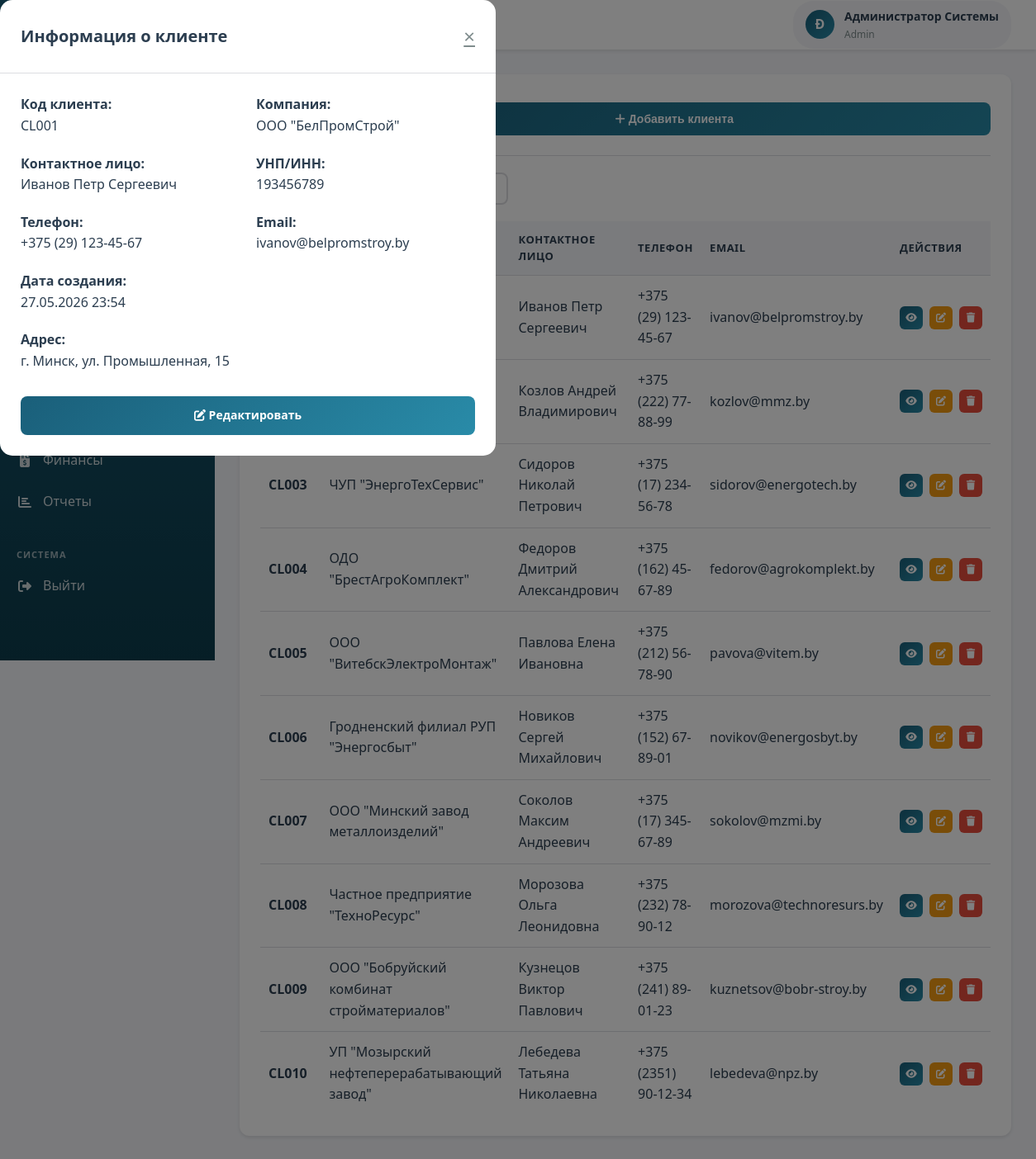
Page /modules/clients/index.php?view=1 (signed in) on the committed database.
### tables this page shows
CREATE TABLE clients (
    id INT AUTO_INCREMENT PRIMARY KEY,
    client_code VARCHAR(50) NOT NULL UNIQUE,
    company_name VARCHAR(200),
    contact_person VARCHAR(100),
    inn VARCHAR(20),
    address TEXT,
    phone VARCHAR(20),
    email VARCHAR(100),
    website VARCHAR(200),
    payment_terms TEXT,
    created_at TIMESTAMP DEFAULT CURRENT_TIMESTAMP,
    updated_at TIMESTAMP DEFAULT CURRENT_TIMESTAMP ON UPDATE CURRENT_TIMESTAMP
);

### includes/config.php (called while the page is built, shortened)
<?php
function isLoggedIn() {
    return isset($_SESSION['user_id']) && isset($_SESSION['user_role']);
}
function hasRole($allowedRoles) {
    return in_array($_SESSION['user_role'], $allowedRoles);
}
?>

### modules/clients/index.php (the view, shortened to what this page needs)
<?php
require_once '../../includes/config.php';
$pdo = getDBConnection();
if (isset($_GET['view'])) {
    try {
        $clientId = (int)$_GET['view'];
        $stmt = $pdo->prepare("SELECT * FROM clients WHERE id = :id");
        $stmt->execute([':id' => $clientId]);
        $viewClient = $stmt->fetch();
    } catch (PDOException $e) {
        $error = 'Ошибка загрузки данных клиента';
        error_log($e->getMessage());
    }
}
try {
    $stmt = $pdo->query("SELECT * FROM clients ORDER BY created_at DESC");
    $clients = $stmt->fetchAll();
} catch (PDOException $e) {
    $error = 'Ошибка загрузки данных';
    $clients = [];
}
$userFullName = $_SESSION['full_name'];
$initials = strtoupper(substr($userFullName, 0, 1));
?>
<!DOCTYPE html>
<html lang="ru">
<head>
    <link rel="stylesheet" href="../../assets/css/style.css">
    <link rel="stylesheet" href="https://cdnjs.cloudflare.com/ajax/libs/font-awesome/6.4.0/css/all.min.css">
</head>
<body>
    <div class="dashboard-container">
        <aside class="sidebar">
            <div class="sidebar-header">
                <div class="sidebar-logo">
                    <div class="logo-icon">
                    </div>
                    <div class="logo-text">
                        <h2>Полесьеэлектромаш</h2>
                        <p>Корпоративная система</p>
                    </div>
                </div>
            </div>
            <?php
            include '../../includes/sidebar.php';
            ?>
        </aside>
        <div class="main-content">
            <header class="header">
                <div class="header-left">
                    <div class="header-title">
                        <h1>Управление клиентами</h1>
                    </div>
                </div>
                <div class="header-right">
                    <div class="user-info">
                        <div class="user-avatar">
                            <?php echo $initials; ?>
                        </div>
                        <div class="user-details">
                            <span class="user-name"><?php echo htmlspecialchars($userFullName); ?></span>
                            <span class="user-role"><?php echo ucfirst($userRole); ?></span>
                        </div>
                    </div>
                </div>
            </header>
            <div class="content-area">
                <div class="card">
                    <div class="card-header">
                        <h2 class="card-title">База клиентов</h2>
                        <?php if (hasRole(['admin', 'manager'])): ?>
                            <button class="btn btn-primary" onclick="openModal('addClientModal')">
                                <i class="fas fa-plus"></i> Добавить клиента
                            </button>
                        <?php endif; ?>
                    </div>
                    <div style="margin-bottom: 20px;">
                    </div>
                    <div class="table-responsive">
                        <table class="data-table" id="clientsTable">
                            <thead>
                                <tr>
                                    <th>Код</th>
                                    <th>Компания</th>
                                    <th>Контактное лицо</th>
                                    <th>Телефон</th>
                                    <th>Email</th>
                                    <th>Действия</th>
                                </tr>
                            </thead>
                            <tbody>
                                <?php if (empty($clients)): ?>
                                    <tr>
                                        <td colspan="6" class="text-center">Клиентов не найдено</td>
                                    </tr>
                                <?php else: ?>
                                    <?php foreach ($clients as $client): ?>
                                        <tr>
                                            <td><strong><?php echo htmlspecialchars($client['client_code']); ?></strong></td>
                                            <td><?php echo htmlspecialchars($client['company_name'] ?? 'Не указано'); ?></td>
                                            <td><?php echo htmlspecialchars($client['contact_person'] ?? 'Не указано'); ?></td>
                                            <td><?php echo htmlspecialchars($client['phone'] ?? 'Не указано'); ?></td>
                                            <td><?php echo htmlspecialchars($client['email'] ?? 'Не указано'); ?></td>
                                            <td>
                                                <div class="action-buttons">
                                                    <a href="?view=<?php echo $client['id']; ?>"
                                                       class="btn btn-sm btn-icon btn-primary"
                                                       title="Просмотр">
                                                        <i class="fas fa-eye"></i>
                                                    </a>
                                                    <?php if (hasRole(['admin', 'manager'])): ?>
                                                        <a href="?edit=<?php echo $client['id']; ?>"
                                                           class="btn btn-sm btn-icon btn-secondary"
                                                           title="Редактировать">
                                                            <i class="fas fa-edit"></i>
                                                        </a>
                                                        <a href="?delete=<?php echo $client['id']; ?>"
                                                           class="btn btn-sm btn-icon btn-danger"
                                                           onclick="return confirm('Вы уверены, что хотите удалить клиента?')"
                                                           title="Удалить">
                                                            <i class="fas fa-trash"></i>
                                                        </a>
                                                    <?php endif; ?>
                                                </div>
                                            </td>
                                        </tr>
                                    <?php endforeach; ?>
                                <?php endif; ?>
                            </tbody>
                        </table>
                    </div>
                </div>
            </div>
        </div>
    </div>
    <?php if (isset($viewClient) && $viewClient): ?>
    <div id="viewClientModal" class="modal" style="display: block;">
        <div class="modal-content">
            <div class="modal-header">
                <h2>Информация о клиенте</h2>
                <a href="index.php" class="modal-close">&times;</a>
            </div>
            <div class="modal-body">
                <div style="display: grid; grid-template-columns: 1fr 1fr; gap: 20px;">
                    <div>
                        <p><strong>Код клиента:</strong></p>
                        <p><?php echo htmlspecialchars($viewClient['client_code']); ?></p>
                    </div>
                    <div>
                        <p><strong>Компания:</strong></p>
                        <p><?php echo htmlspecialchars($viewClient['company_name'] ?? 'Не указано'); ?></p>
                    </div>
                    <div>
                        <p><strong>Контактное лицо:</strong></p>
                        <p><?php echo htmlspecialchars($viewClient['contact_person'] ?? 'Не указано'); ?></p>
                    </div>
                    <div>
                        <p><strong>УНП/ИНН:</strong></p>
                        <p><?php echo htmlspecialchars($viewClient['inn'] ?? 'Не указано'); ?></p>
                    </div>
                    <div>
                        <p><strong>Телефон:</strong></p>
                        <p><?php echo htmlspecialchars($viewClient['phone'] ?? 'Не указано'); ?></p>
                    </div>
                    <div>
                        <p><strong>Email:</strong></p>
                        <p><?php echo htmlspecialchars($viewClient['email'] ?? 'Не указано'); ?></p>
                    </div>
                    <div>
                        <p><strong>Дата создания:</strong></p>
                        <p><?php echo date('d.m.Y H:i', strtotime($viewClient['created_at'])); ?></p>
                    </div>
                </div>
                <div style="margin-top: 20px;">
                    <p><strong>Адрес:</strong></p>
                    <p><?php echo htmlspecialchars($viewClient['address'] ?? 'Не указано'); ?></p>
                </div>
                <?php if (hasRole(['admin', 'manager'])): ?>
                <div style="margin-top: 30px; text-align: right;">
                    <a href="?edit=<?php echo $viewClient['id']; ?>" class="btn btn-primary">
                        <i class="fas fa-edit"></i> Редактировать
                    </a>
                </div>
                <?php endif; ?>
            </div>
        </div>
    </div>
    <?php endif; ?>
</body>
</html>

### rows in the picture
clients: contact_person "Иванов Петр Сергеевич", phone "+375 (29) 123-45-67", email "ivanov@belpromstroy.by", client_code "CL001", company_name "ООО \"БелПромСтрой\"", inn "193456789", created_at "27.05.2026 23:54", address "г. Минск, ул. Промышленная, 15"
clients: contact_person "Козлов Андрей Владимирович", phone "+375 (222) 77-88-99", email "kozlov@mmz.by"
clients: client_code "CL003", company_name "ЧУП \"ЭнергоТехСервис\"", contact_person "Сидоров Николай Петрович", phone "+375 (17) 234-56-78", email "sidorov@energotech.by"
clients: client_code "CL004", company_name "ОДО \"БрестАгроКомплект\"", contact_person "Федоров Дмитрий Александрович", phone "+375 (162) 45-67-89", email "fedorov@agrokomplekt.by"
clients: client_code "CL005", company_name "ООО \"ВитебскЭлектроМонтаж\"", contact_person "Павлова Елена Ивановна", phone "+375 (212) 56-78-90", email "pavova@vitem.by"
clients: client_code "CL006", company_name "Гродненский филиал РУП \"Энергосбыт\"", contact_person "Новиков Сергей Михайлович", phone "+375 (152) 67-89-01", email "novikov@energosbyt.by"
clients: client_code "CL007", company_name "ООО \"Минский завод металлоизделий\"", contact_person "Соколов Максим Андреевич", phone "+375 (17) 345-67-89", email "sokolov@mzmi.by"
clients: client_code "CL008", company_name "Частное предприятие \"ТехноРесурс\"", contact_person "Морозова Ольга Леонидовна", phone "+375 (232) 78-90-12", email "morozova@technoresurs.by"
clients: client_code "CL009", company_name "ООО \"Бобруйский комбинат стройматериалов\"", contact_person "Кузнецов Виктор Павлович", phone "+375 (241) 89-01-23", email "kuznetsov@bobr-stroy.by"
clients: client_code "CL010", company_name "УП \"Мозырский нефтеперерабатывающий завод\"", contact_person "Лебедева Татьяна Николаевна", phone "+375 (2351) 90-12-34", email "lebedeva@npz.by"

### other values in the picture
$item['text'] "Финансы"
$item['text'] "Отчеты"
$initials "Ð"
$userFullName "Администратор Системы"
$userRole "Admin"
